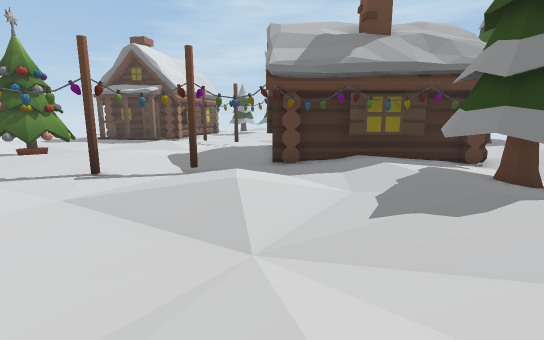
View 1 (above)

18 first-person views from a walk through a 3-D level made in the Unity game engine. The camera is 1.2 m above the floor, tilts 10° down and sees 85° across. The floor is counted in squares, 1 m on a side. Each view is taken from the middle of a square. On the plan, view 1 faces up. The plan holds only what a view shows up to about 13 squares ahead; the rest is blank. The place goes on beyond the plan. Some animated figures are left out.

View 2
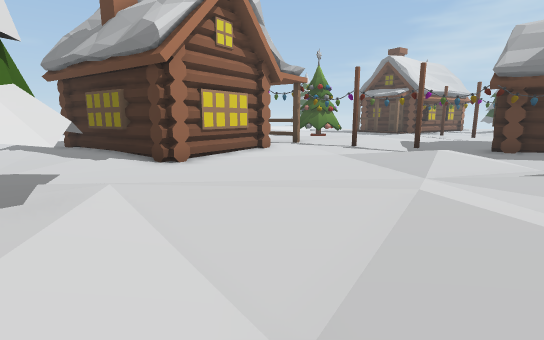

View 3
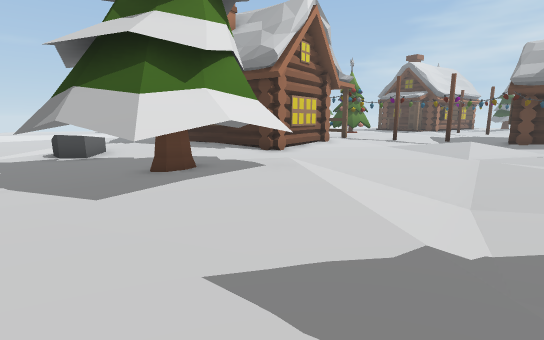

View 4
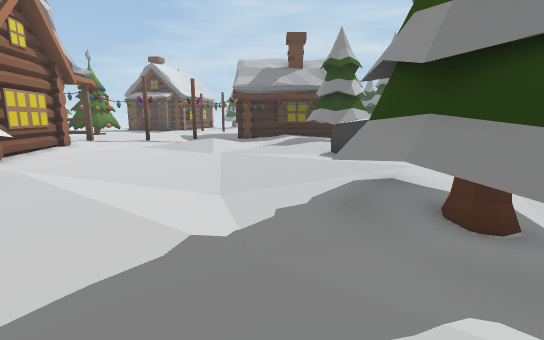

View 5
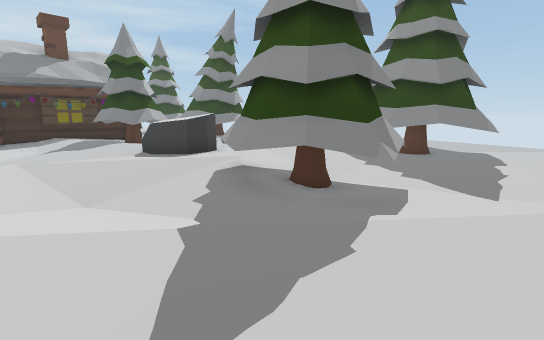

View 6
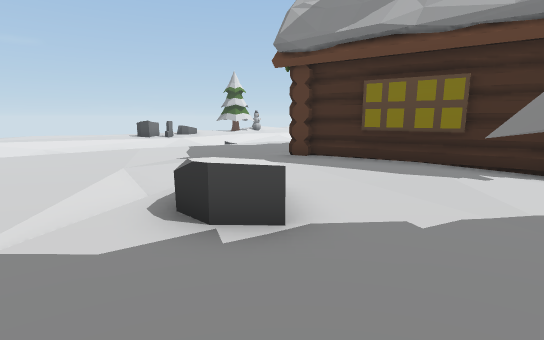

View 7
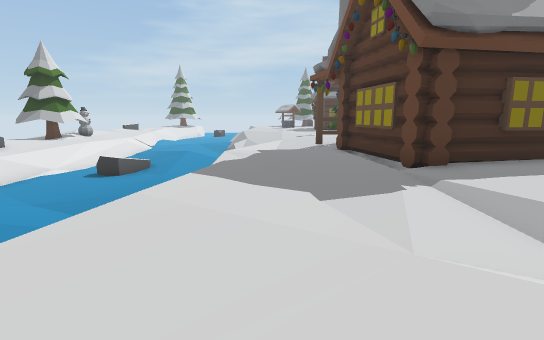

View 8
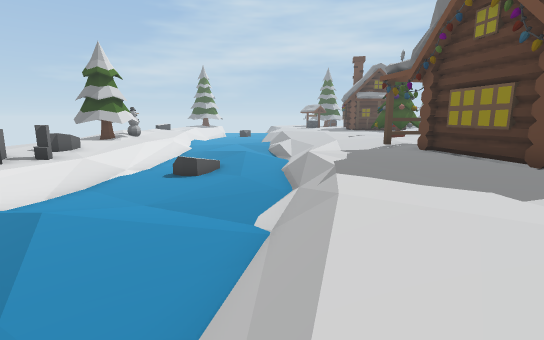

View 9
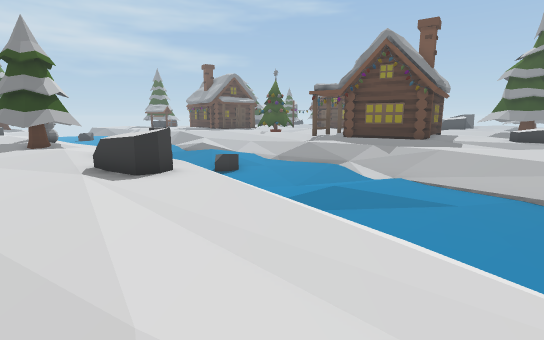

View 10
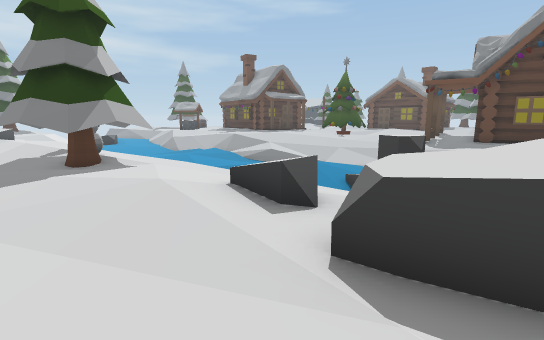

View 11
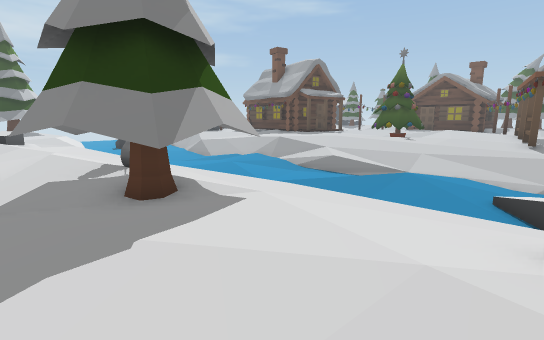

View 12
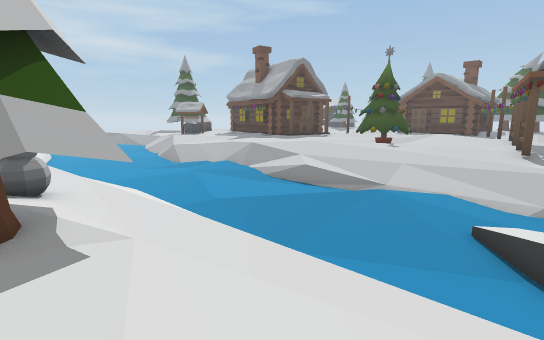

View 13
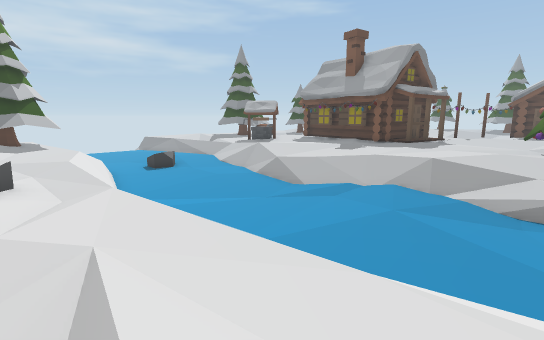

View 14
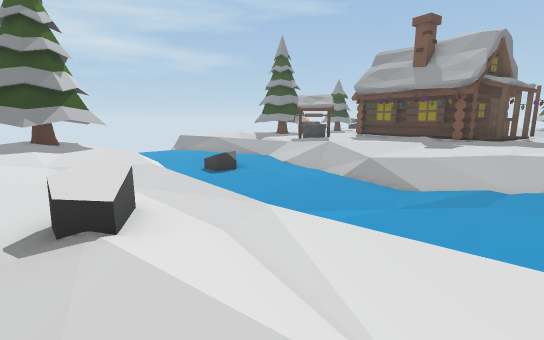

View 15
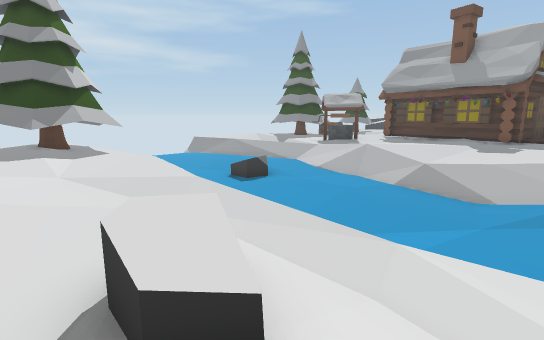

View 16
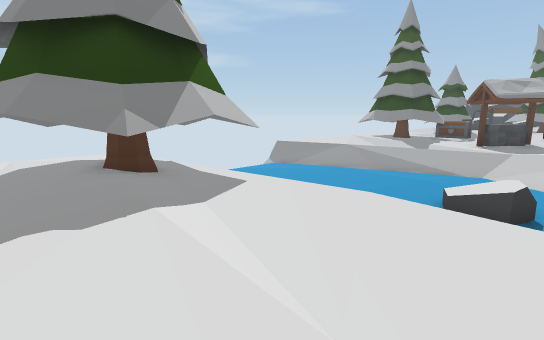

View 17
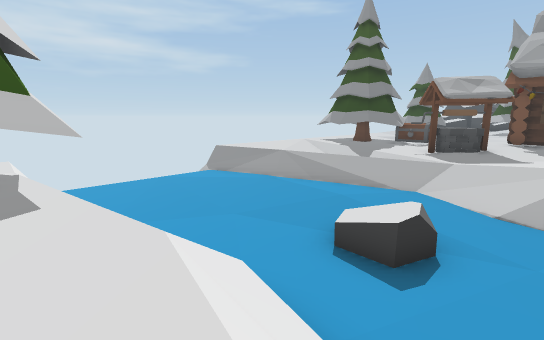

View 18
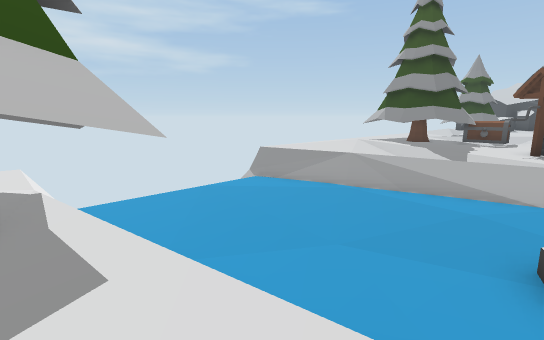

### Floor plan
Key: @ floor where view 1 was taken; # wall or solid block; . main floor; : floor 0.25 m higher than the main floor; - floor 0.25 m lower than the main floor; _ floor 0.5 m lower than the main floor; < floor 0.75 m lower than the main floor; ( floor 1 m lower than the main floor; ! floor 1.25 m lower than the main floor; / step, stairs or slope; = window, fence, low wall or low ledge; ^ raised ledge; T tree; H house; O other object.
Columns run from 29 left of view 1 to 5 right of it. Each row starts with its distance up from view 1.
 33  TT^#!!((((_../:TTT
 32 TT#T^ !((((<.-/..TT
 31 TTTT# !(((<///....OO
 30 .TTT# !(((<///....OO
 29 ..... (((<<<//.#=..
 28 .....=((/<<</..=#=
 27 ..../=(=/<<</...=#..HH
 26 ....//((((<//......H#
 25 ....//(((((//.
 24 ..../((((((//
 23 ...//((((((/..
 22 .../ (((((//...
 21 .../ (((((//-...
 20 .O./ (((((//.....
 19 ./.= (((!(//.....
 18 ./..=(((((///....
 17 .:/.=((((((//....
 16 .:..=((((<<//:..
 15 ....=((<<<<//:::
 14 ....//((<(<//.::
 13 .//// (((((////:  TTT    ....
 12 .///- ((((!///     TTT   :...H
 11 .:/..((((((///     TT   ::...H
 10 /TTT. (///(!//.       /::::..H
  9 .TTT. !///  ///.     :::::...HHHHHH
  8 TTTT. !//_  ///..    ::::.#. ...::
  7 .TT.. !//<_///....    :::...:...:TT
  6 .::..=!(/<<<///-/..   H:.../::..:TT
  5 .::..=((<<<(//--HHH   :....///..:TT
  4 ..:/.=((=(((//....     H....//.:::
  3 ..:O=<(==(((/...HH     H.........:
  2 ...=#(((((((-....#     H.........=^
  1 ..=^#((((((<-....#    ##.....::...^
  0 ...^.=(((((</....H   ##H.../:@::.:=
 -1 .....=(//((//....HH#HH:....:::.::::
 -2 ..../////////....::::::.../::....::
 -3 ..../</_<<<//..../......TTT::....T
 -4 ....=<</<<(//..../.....  TTT::/.TT
 -5 ....=((<<((/....// /=..T TTT::::TTT
 -6 ..../(((((//.....///==.TTTTT::::.TT
 -7 . ./ (((((//......//....TTT........
 -8            ................... ....

Positions as (right, up) in squares from view 1, and headings:
1: (0, 0), facing up
2: (2, -4), facing up-left
3: (2, -8), facing up-left
4: (2, -8), facing up
5: (0, -8), facing up-right
6: (-6, -8), facing up-left
7: (-15, -8), facing up
8: (-18, -8), facing up
9: (-29, -7), facing up-right
10: (-29, 0), facing up-right
11: (-29, 4), facing up-right
12: (-27, 4), facing up-right
13: (-28, 12), facing up-right
14: (-29, 16), facing up-right
15: (-29, 18), facing up-right
16: (-29, 26), facing up-right
17: (-26, 25), facing up-right
18: (-26, 28), facing up-right
